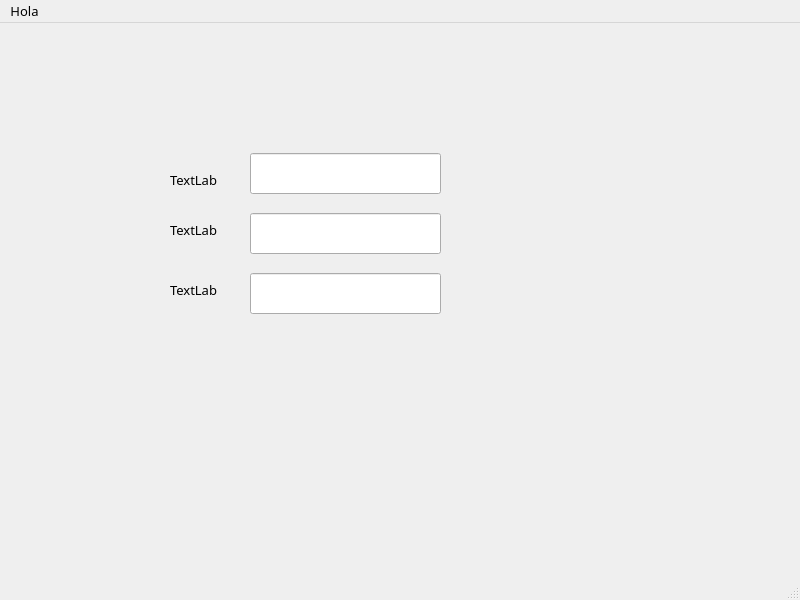
<?xml version="1.0" encoding="UTF-8"?>
<ui version="4.0">
 <class>MainWindow</class>
 <widget class="QMainWindow" name="MainWindow">
  <property name="geometry">
   <rect>
    <x>0</x>
    <y>0</y>
    <width>800</width>
    <height>600</height>
   </rect>
  </property>
  <property name="palette">
   <palette>
    <active>
     <colorrole role="Highlight">
      <brush brushstyle="SolidPattern">
       <color alpha="255">
        <red>0</red>
        <green>255</green>
        <blue>127</blue>
       </color>
      </brush>
     </colorrole>
    </active>
    <inactive>
     <colorrole role="Highlight">
      <brush brushstyle="SolidPattern">
       <color alpha="255">
        <red>0</red>
        <green>255</green>
        <blue>127</blue>
       </color>
      </brush>
     </colorrole>
    </inactive>
    <disabled>
     <colorrole role="Highlight">
      <brush brushstyle="SolidPattern">
       <color alpha="255">
        <red>0</red>
        <green>120</green>
        <blue>215</blue>
       </color>
      </brush>
     </colorrole>
    </disabled>
   </palette>
  </property>
  <property name="font">
   <font>
    <family>Italic_IV50</family>
    <pointsize>10</pointsize>
   </font>
  </property>
  <property name="windowTitle">
   <string>MainWindow</string>
  </property>
  <widget class="QWidget" name="centralwidget">
   <property name="palette">
    <palette>
     <active>
      <colorrole role="Highlight">
       <brush brushstyle="SolidPattern">
        <color alpha="255">
         <red>0</red>
         <green>255</green>
         <blue>127</blue>
        </color>
       </brush>
      </colorrole>
     </active>
     <inactive>
      <colorrole role="Highlight">
       <brush brushstyle="SolidPattern">
        <color alpha="255">
         <red>0</red>
         <green>255</green>
         <blue>127</blue>
        </color>
       </brush>
      </colorrole>
     </inactive>
     <disabled>
      <colorrole role="Highlight">
       <brush brushstyle="SolidPattern">
        <color alpha="255">
         <red>0</red>
         <green>120</green>
         <blue>215</blue>
        </color>
       </brush>
      </colorrole>
     </disabled>
    </palette>
   </property>
   <widget class="QLineEdit" name="lineEdit">
    <property name="geometry">
     <rect>
      <x>250</x>
      <y>130</y>
      <width>191</width>
      <height>41</height>
     </rect>
    </property>
   </widget>
   <widget class="QLabel" name="label">
    <property name="geometry">
     <rect>
      <x>170</x>
      <y>150</y>
      <width>47</width>
      <height>13</height>
     </rect>
    </property>
    <property name="text">
     <string>TextLabel</string>
    </property>
   </widget>
   <widget class="QLabel" name="label_2">
    <property name="geometry">
     <rect>
      <x>170</x>
      <y>200</y>
      <width>47</width>
      <height>13</height>
     </rect>
    </property>
    <property name="text">
     <string>TextLabel</string>
    </property>
   </widget>
   <widget class="QLabel" name="label_3">
    <property name="geometry">
     <rect>
      <x>170</x>
      <y>260</y>
      <width>47</width>
      <height>13</height>
     </rect>
    </property>
    <property name="text">
     <string>TextLabel</string>
    </property>
   </widget>
   <widget class="QLineEdit" name="lineEdit_2">
    <property name="geometry">
     <rect>
      <x>250</x>
      <y>190</y>
      <width>191</width>
      <height>41</height>
     </rect>
    </property>
   </widget>
   <widget class="QLineEdit" name="lineEdit_3">
    <property name="geometry">
     <rect>
      <x>250</x>
      <y>250</y>
      <width>191</width>
      <height>41</height>
     </rect>
    </property>
   </widget>
  </widget>
  <widget class="QMenuBar" name="menubar">
   <property name="geometry">
    <rect>
     <x>0</x>
     <y>0</y>
     <width>800</width>
     <height>25</height>
    </rect>
   </property>
   <widget class="QMenu" name="menuHola">
    <property name="title">
     <string>Hola</string>
    </property>
   </widget>
   <addaction name="menuHola"/>
  </widget>
  <widget class="QStatusBar" name="statusbar"/>
 </widget>
 <resources/>
 <connections/>
</ui>
